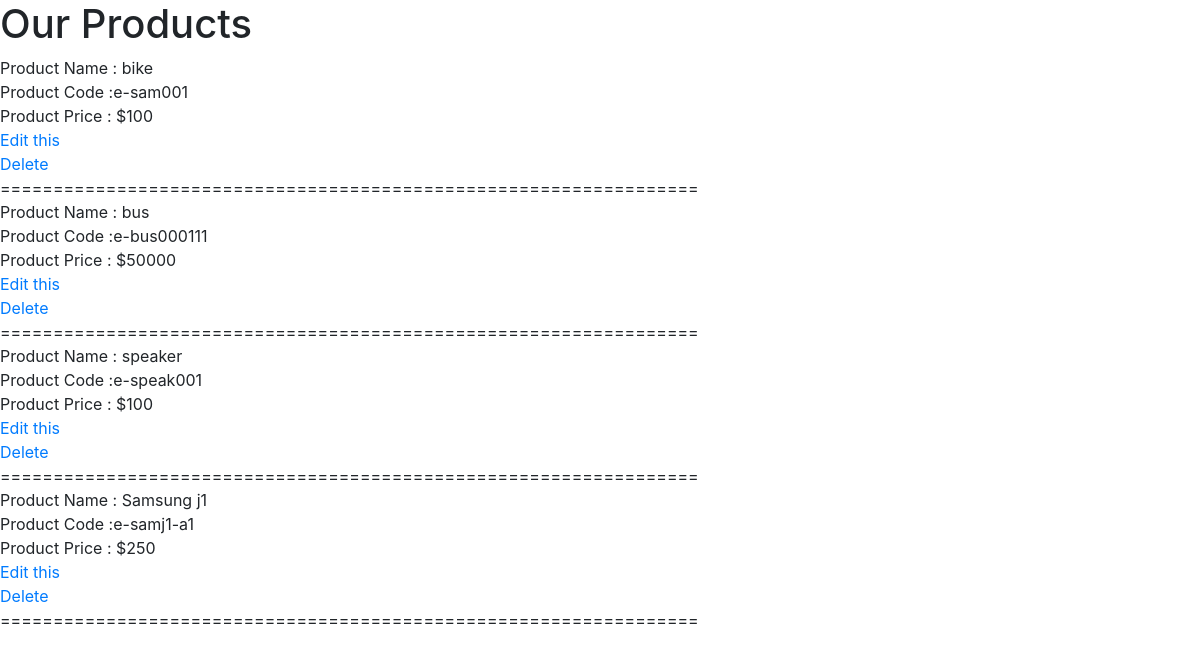
Screenshot of /product/productlist with the database file from the repository.
### product/models.py (models this page shows, shortened)
class Product(models.Model):
    product_name = models.CharField(max_length=200)
    product_code = models.CharField(max_length=10)
    product_price = models.CharField(max_length=10)
    product_image=models.ImageField(upload_to="product_image")

### product/views.py (the view)
# urls.py: path('product/productlist',view_product_lists, name="productlist"),
def view_product_lists(request):
    list_of_products= Product.objects.all()
    context_variable = {
        'products':list_of_products
    }
    return render(request,'display_product.html',context_variable)

### product/templates/display_product.html (shortened to what this page needs)
{% load static %}
<!DOCTYPE html>
<html lang="en">
<head>
    <link rel="stylesheet" href="{% static 'css/bootstrap.min.css' %}" />
    <link rel="stylesheet" href="{% static 'css/index.css' %}" />
</head>
<body>
  <div class="heading">
    <h1>Our Products</h1>
  </div>
  {% for product in products %}
<div class="product_name">
    Product Name :  {{product.product_name}}
</div>
  <div class="product_code">
    Product Code :e-{{product.product_code}}
  </div>
<div class="product_price">
    Product Price :  ${{product.product_price}}
</div>
  <a href="edit/{{product.id}}">Edit this</a> <br>
  <a href="delete/{{ product.id }}">Delete</a> <br>
  ==================================================================<br>
  {% empty %}
        There are no Products.
    {% endfor %}
</body>
</body>
</html>

### rows the page displays
Product: product_name "bike", product_code "sam001", product_price "100"
Product: product_name "bus", product_code "bus000111", product_price "50000"
Product: product_name "speaker", product_code "speak001", product_price "100"
Product: product_name "Samsung j1", product_code "samj1-a1", product_price "250"
